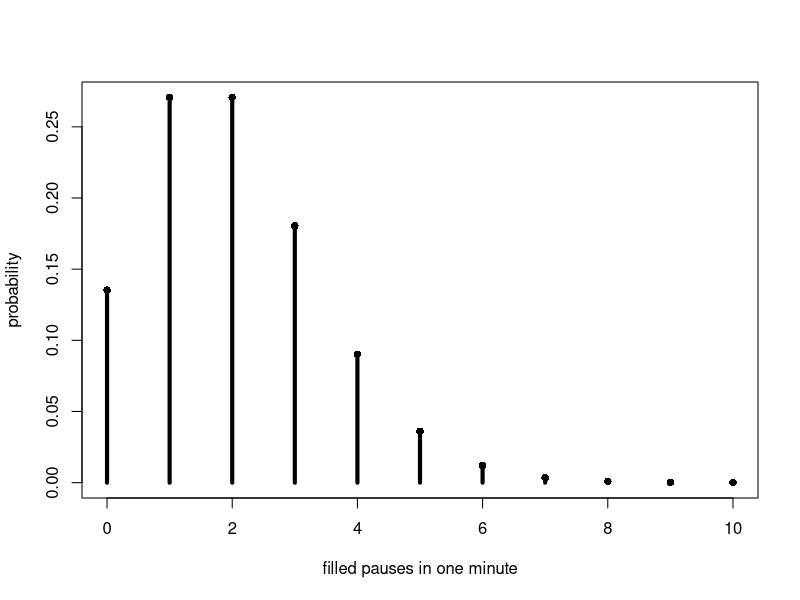

Here is the R script that generated this plot:
## ---- chunk 1
#| label: four-poisson-questions
#| echo: true
dpois(2, lambda = 2)
ppois(2, lambda = 2)
qpois(.90, lambda = 2)
rpois(6, lambda = 2)
## ---- chunk 2
#| label: poisson-pmf
#| echo: true
counts <- 0:10
mass <- dpois(counts, lambda = 2)

plot(
  counts, mass,
  type = "h", lwd = 4,
  xlab = "filled pauses in one minute",
  ylab = "probability"
)
points(counts, mass, pch = 16)
